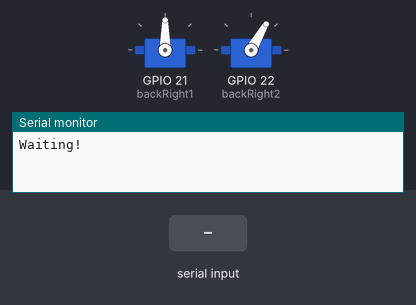
Bench run of a program on a simulated ESP32. Parts: 2 × servo, the last lines printed to the serial monitor. Inputs (shaded band) come from the test bench.

Above: at 0.8 s.
0.9 s: "start" received over Serial
At 2.4 s:
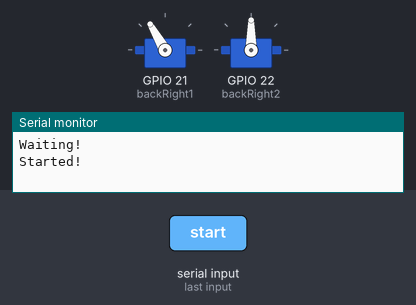
3.9 s: "1" received over Serial
Timing chart, 0 to 6.9 s (numbered marks = the images above; inputs shaded):
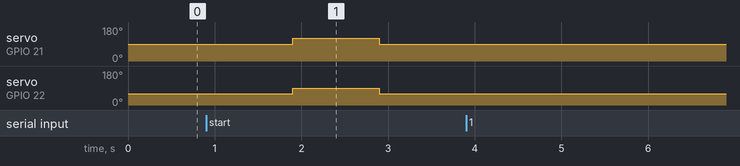

Measured:
- after the input at 0.9 s, servo on GPIO 21 (backRight1): 90° → 120° after 1.0 s, → 90° 1.0 s later; servo on GPIO 22 (backRight2): 60° → 90° after 1.0 s, → 60° 1.0 s later

The program:

main.cpp
```cpp
#include <Arduino.h>
#include <Servo.h>

Servo backRight1, backRight2;

//  function definitions
void moveServo(std::string name, int angle);

void setup() {
  backRight1.attach(21);
  backRight2.attach(22);
  Serial.begin(9600);
  // starting positions
  backRight1.write(90);
  backRight2.write(60);
  Serial.println("Waiting!");
  while(true){
    if (Serial.available() > 0) {
      String data = Serial.readString();
      data.trim();
      if(data.equals("start")){
        Serial.println("Started!");
        break;
      }
    }
  }
}

void loop() {
  backRight1.write(120);
  backRight2.write(90);
  delay(1000);
  backRight1.write(90);
  backRight2.write(60);
  while(true){
    if (Serial.available() > 0) {
      String data = Serial.readString();
      data.trim();
      std::string temp(data.c_str(), data.length());
      Serial.println(temp.c_str());
      std::string delimiter = ":";
      std::string firstPart = temp.substr(0, temp.find(delimiter));
      Serial.println(firstPart.c_str());
      std::string secondPart = temp.substr(temp.find(delimiter) + 1, temp.find(delimiter));
      Serial.println(std::stoi(secondPart.c_str()));
      moveServo(firstPart, std::stoi(secondPart));
    }
  }
}

void moveServo(std::string name, int angle){
  /*if(strcmp(name, "tendon") == 0){
    backRight2.write(angle);
  }
  else if(strcmp(name, "ankle") == 0){
    backRight1.write(angle);
  }*/
  if(name.compare("tendon") == 0){
    backRight2.write(angle);
    Serial.println("tendon moving");
  }
  else if(name.compare("ankle") == 0){
    backRight1.write(angle);
    Serial.println("ankle moving");
  }
}
```
